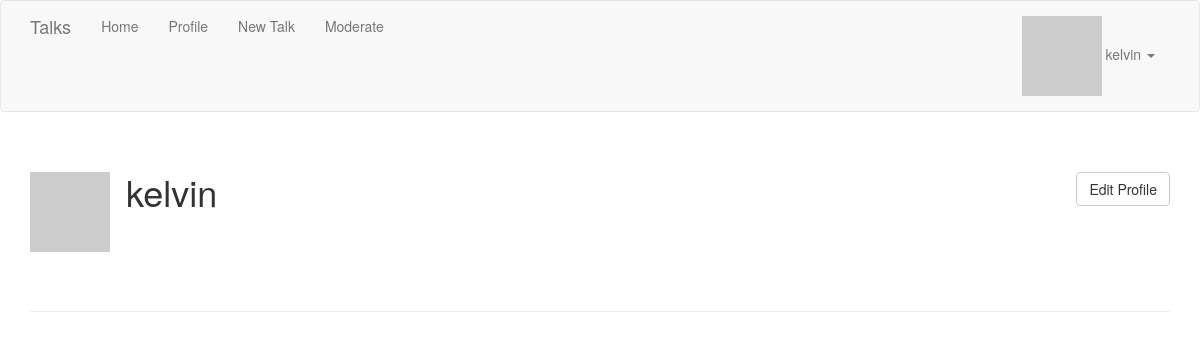
Before: /user/kelvin (signed in) with the older database file.
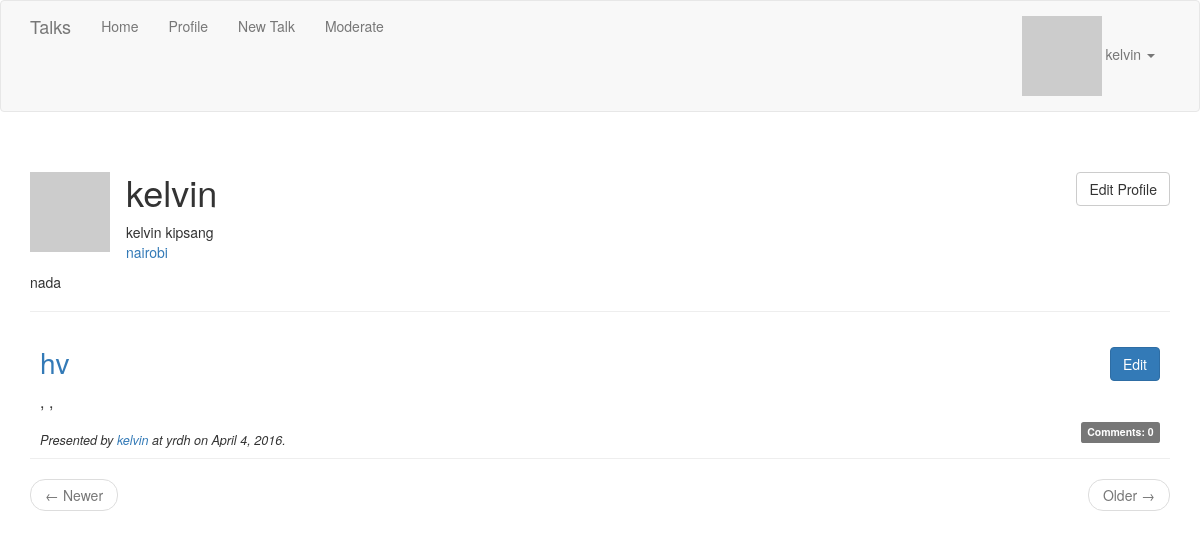
After: the same page with the newer database file.
### app/models.py (models this page shows, shortened)
class User(UserMixin, db.Model):
    __tablename__ = 'users'
    id = db.Column(db.Integer, primary_key=True)
    email = db.Column(db.String(64),
                      nullable=False, unique=True, index=True)
    username = db.Column(db.String(64),
                         nullable=False, unique=True, index=True)
    is_admin = db.Column(db.Boolean)
    password_hash = db.Column(db.String(128))
    name = db.Column(db.String(64))
    location = db.Column(db.String(64))
    bio = db.Column(db.Text())
    member_since = db.Column(db.DateTime(), default=datetime.utcnow)
    avatar_hash = db.Column(db.String(32))
    talks = db.relationship('Talk', lazy='dynamic', backref='author')  # lazy makes talks query not list
    comments = db.relationship('Comment', lazy='dynamic', backref='author')
    @property
    def password(self):  # made it pprty so that i can say user.password=? so that it looks like a member var
        raise AttributeError('password is not a readable attribute')  # getter of pperty returns attribute error
    def gravatar(self, size=100, default='identicon', rating='g'):
        if request.is_secure:
            url = 'https://secure.gravatar.com/avatar'
        else:
            url = 'http://www.gravatar.com/avatar'
        hash = self.avatar_hash or \
               hashlib.md5(self.email.encode('utf-8')).hexdigest()
        return '{url}/{hash}?s={size}&d={default}&r={rating}'.format(
            url=url, hash=hash, size=size, default=default, rating=rating)
    def for_moderation(self, admin=False):
        if admin and self.is_admin:
            return Comment.for_moderation()
        return Comment.query.join(Talk, Comment.talk_id == Talk.id). \
            filter(Talk.author == self).filter(Comment.approved == False)

class Talk(db.Model):
    __tablename__ = 'talks'
    id = db.Column(db.Integer, primary_key=True)
    title = db.Column(db.String(128), nullable=False)
    description = db.Column(db.Text)
    slides = db.Column(db.Text())
    video = db.Column(db.Text())
    user_id = db.Column(db.Integer, db.ForeignKey('users.id'))
    venue = db.Column(db.String(128))
    venue_url = db.Column(db.String(128))
    date = db.Column(db.DateTime())
    comments = db.relationship('Comment', lazy='dynamic', backref='talk')
    emails = db.relationship('PendingEmail', lazy='dynamic', backref='talk')
    def approved_comments(self):
        return self.comments.filter_by(approved=True)

### app/talks/routes.py (the view)
@talks.route('/user/<username>')
def user(username):
    user = User.query.filter_by(username=username).first_or_404()  # from rship in models...loading user from db
    page = request.args.get('page', 1, type=int)
    pagination = user.talks.order_by(Talk.date.desc()).paginate(
        page, per_page=current_app.config['TALKS_PER_PAGE'],
        error_out=False)
    talk_list = pagination.items
    return render_template('talks/user.html', user=user, talks=talk_list,
                           pagination=pagination)  # sending argument user to tmeplate user.html

### app/models.py (called while the page is built)
@login_manager.user_loader  # flogin doesnt know anything about our objects,,we give it a user loader callback,so that when it needs to load the user
def user_loader(user_id):  # we provide function that does that work,flask knows how to load users
    return User.query.get(int(user_id))  # comes as unicode

### app/templates/talks/user.html
{% extends "base.html" %}
{% block page_content %}
<div class="page-header user-profile">
    <div class="user-avatar"><img src="{{ user.gravatar(128) }}"></div>
    {% if current_user == user %}<a class="btn btn-default pull-right" href="{{ url_for('talks.profile') }}">Edit Profile</a>{% endif %}
    <h1>{{ user.username }}</h1>
    <p>
        {% if user.name %}{{ user.name }}<br>{% endif %}
        {% if user.location %}<a href="http://maps.google.com?q={{ user.location }}">{{ user.location }}</a><br>{% endif %}
    </p>
    {% if user.bio %}<p>{{ user.bio }}</p>{% endif %}
</div>
{% include "talks/_talks.html" %}
{% if talks %}
<ul class="pager">
    {% if pagination.has_prev %}
    <li class="previous"><a href="{{ url_for('talks.user', username=user.username, page=pagination.prev_num) }}">&larr; Newer</a></li>
    {% else %}
    <li class="previous disabled"><a href="#">&larr; Newer</a></li>
    {% endif %}
    {% if pagination.has_next %}
    <li class="next"><a href="{{ url_for('talks.user', username=user.username, page=pagination.next_num) }}">Older &rarr;</a></li>
    {% else %}
    <li class="next disabled"><a href="#">Older &rarr;</a></li>
    {% endif %}
</ul>
{% endif %}
{% endblock %}

### app/templates/base.html (shortened to what this page needs)
{% extends "bootstrap/base.html" %}
{% block head %}
{{ super() }}
<link rel="stylesheet" type="text/css" href="{{ url_for('static', filename='styles.css') }}">
{% endblock %}
{% block navbar %}
<div class="navbar navbar-default" role="navigation">
    <div class="container">
        <div class="navbar-header">
            <a class="navbar-brand" href="{{ url_for('talks.index') }}">Talks</a>
        </div>
        <div class="collapse navbar-collapse" id="bs-example-navbar-collapse-1">
            <ul class="nav navbar-nav">
                <li><a href="{{ url_for('talks.index') }}">Home</a></li>
                {% if current_user.is_authenticated %}
                <li><a href="{{ url_for('talks.user', username=current_user.username) }}">Profile</a></li>
                <li><a href="{{ url_for('talks.new_talk') }}">New Talk</a></li>
                {% set moderation_count = current_user.for_moderation().count() %}
                <li>
                    <a href="{{ url_for('talks.moderate') }}">Moderate
                    </a>
                </li>
                {% endif %}
            </ul>
            <ul class="nav navbar-nav navbar-right">
                {% if not current_user.is_authenticated %}
                <li><a href="{{ url_for('auth.login') }}">Presenter Login</a></li>
                {% else %}
                <li class="dropdown">
                    <a href="#" class="dropdown-toggle" data-toggle="dropdown"><img src="{{ current_user.gravatar(size=18) }}"> {{ current_user.username }} <b class="caret"></b></a>
                </li>
                {% endif %}
            </ul>
        </div>
    </div>
</div>
{% endblock %}
{% block content %}
<div class="container">
    {% block page_content %}{% endblock %}
</div>
{% endblock %}

### app/templates/talks/_talks.html
<ul class="talk-list">
    {% for talk in talks %}
    <li class="talk">
        {% include "talks/_talk_header.html" %}
    </li>
    {% endfor %}
</ul>

### app/templates/talks/_talk_header.html
<div class="talk-header">
    {% if talk.author == current_user %}
    <a class="btn btn-primary pull-right" href="{{ url_for('talks.edit_talk', id=talk.id) }}">Edit</a>
    {% elif current_user.is_admin %}
    <a class="btn btn-danger pull-right" href="{{ url_for('talks.edit_talk', id=talk.id) }}">Edit</a>
    {% endif %}
    <h2><a href="{{ url_for('talks.talk', id=talk.id) }}">{{ talk.title }}</a></h2>
    <h3>{{ talk.description }}</h3>
    <div class="pull-right"><a href="{{ url_for('talks.talk', id=talk.id) }}#comments"><span class="label label-default">Comments: {{ talk.approved_comments().count() }}</span></a></div>
    <p>
        Presented by <a href="{{ url_for('talks.user', username=talk.author.username) }}">{{ talk.author.username }}</a> at
        {% if talk.venue_url %}
            <a href="{{ talk.venue_url }}">{{ talk.venue }}</a>
        {% else %}
            {{ talk.venue }}
        {% endif %}
        on {{ moment(talk.date, local=True).format('LL') }}.
    </p>
</div>

### app/static/styles.css (style rules this page uses)
.user-profile { min-height: 140px; }
.user-avatar { float: left; margin-right: 16px; margin-bottom: 16px; }
ul.talk-list { list-style-type: none; padding: 0px; }
li.talk { padding-bottom: 10px; border-bottom: 1px solid #eee; padding: 10px; }
div.talk-header h2 { font-size: 200%; margin: 5px 0px 15px 0px; }
div.talk-header h3 { font-size: 115%; margin: 0px 0px 10px 0px; }
div.talk-header p { font-size: 90%; font-style: italic; margin: 20px 0px 0px 0px; }

Changed rows visible on the page:
changed User "kelvin": name (not shown) → "kelvin kipsang"; location (not shown) → "nairobi"; bio (not shown) → "nada"
added Talk: title "hv", description ", ,", approved_comments "0", author.username "kelvin", venue "yrdh", date "April 4, 2016"
Other visible differences:
text now shown: "← Newer Older →"
